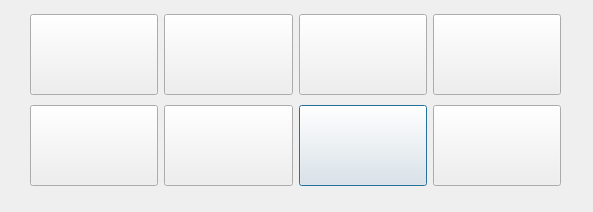
<?xml version="1.0" encoding="UTF-8"?>
<ui version="4.0">
 <class>AtomTemplate</class>
 <widget class="QDialog" name="AtomTemplate">
  <property name="geometry">
   <rect>
    <x>0</x>
    <y>0</y>
    <width>593</width>
    <height>212</height>
   </rect>
  </property>
  <property name="windowTitle">
   <string>Dialog</string>
  </property>
  <widget class="QWidget" name="layoutWidget">
   <property name="geometry">
    <rect>
     <x>30</x>
     <y>10</y>
     <width>531</width>
     <height>181</height>
    </rect>
   </property>
   <layout class="QGridLayout" name="gridLayout">
    <item row="1" column="2">
     <widget class="QPushButton" name="Frag7">
      <property name="minimumSize">
       <size>
        <width>81</width>
        <height>81</height>
       </size>
      </property>
      <property name="text">
       <string/>
      </property>
      <property name="icon">
       <iconset resource="../hmo.qrc">
        <normaloff>:/images/pentbipyr.png</normaloff>:/images/pentbipyr.png</iconset>
      </property>
      <property name="iconSize">
       <size>
        <width>80</width>
        <height>80</height>
       </size>
      </property>
     </widget>
    </item>
    <item row="0" column="2">
     <widget class="QPushButton" name="Frag3">
      <property name="enabled">
       <bool>true</bool>
      </property>
      <property name="minimumSize">
       <size>
        <width>81</width>
        <height>81</height>
       </size>
      </property>
      <property name="text">
       <string/>
      </property>
      <property name="icon">
       <iconset resource="../hmo.qrc">
        <normaloff>:/images/tet.png</normaloff>:/images/tet.png</iconset>
      </property>
      <property name="iconSize">
       <size>
        <width>80</width>
        <height>80</height>
       </size>
      </property>
     </widget>
    </item>
    <item row="0" column="1">
     <widget class="QPushButton" name="Frag2">
      <property name="enabled">
       <bool>true</bool>
      </property>
      <property name="minimumSize">
       <size>
        <width>81</width>
        <height>81</height>
       </size>
      </property>
      <property name="text">
       <string/>
      </property>
      <property name="icon">
       <iconset resource="../hmo.qrc">
        <normaloff>:/images/tetsss.png</normaloff>:/images/tetsss.png</iconset>
      </property>
      <property name="iconSize">
       <size>
        <width>80</width>
        <height>80</height>
       </size>
      </property>
     </widget>
    </item>
    <item row="1" column="0">
     <widget class="QPushButton" name="Frag5">
      <property name="enabled">
       <bool>true</bool>
      </property>
      <property name="minimumSize">
       <size>
        <width>81</width>
        <height>81</height>
       </size>
      </property>
      <property name="text">
       <string/>
      </property>
      <property name="icon">
       <iconset resource="../hmo.qrc">
        <normaloff>:/images/oct.png</normaloff>:/images/oct.png</iconset>
      </property>
      <property name="iconSize">
       <size>
        <width>80</width>
        <height>80</height>
       </size>
      </property>
     </widget>
    </item>
    <item row="0" column="0">
     <widget class="QPushButton" name="Frag1">
      <property name="minimumSize">
       <size>
        <width>81</width>
        <height>81</height>
       </size>
      </property>
      <property name="text">
       <string/>
      </property>
      <property name="icon">
       <iconset resource="../hmo.qrc">
        <normaloff>:/images/tripla.png</normaloff>:/images/tripla.png</iconset>
      </property>
      <property name="iconSize">
       <size>
        <width>80</width>
        <height>80</height>
       </size>
      </property>
     </widget>
    </item>
    <item row="1" column="1">
     <widget class="QPushButton" name="Frag6">
      <property name="minimumSize">
       <size>
        <width>81</width>
        <height>81</height>
       </size>
      </property>
      <property name="text">
       <string/>
      </property>
      <property name="icon">
       <iconset resource="../hmo.qrc">
        <normaloff>:/images/captrig.png</normaloff>:/images/captrig.png</iconset>
      </property>
      <property name="iconSize">
       <size>
        <width>80</width>
        <height>80</height>
       </size>
      </property>
     </widget>
    </item>
    <item row="0" column="3">
     <widget class="QPushButton" name="Frag4">
      <property name="minimumSize">
       <size>
        <width>81</width>
        <height>81</height>
       </size>
      </property>
      <property name="text">
       <string/>
      </property>
      <property name="icon">
       <iconset resource="../hmo.qrc">
        <normaloff>:/images/seesaw.png</normaloff>:/images/seesaw.png</iconset>
      </property>
      <property name="iconSize">
       <size>
        <width>80</width>
        <height>80</height>
       </size>
      </property>
     </widget>
    </item>
    <item row="1" column="3">
     <widget class="QPushButton" name="Frag8">
      <property name="minimumSize">
       <size>
        <width>81</width>
        <height>81</height>
       </size>
      </property>
      <property name="text">
       <string/>
      </property>
      <property name="icon">
       <iconset resource="../hmo.qrc">
        <normaloff>:/images/sqaprism.png</normaloff>:/images/sqaprism.png</iconset>
      </property>
      <property name="iconSize">
       <size>
        <width>80</width>
        <height>80</height>
       </size>
      </property>
     </widget>
    </item>
   </layout>
  </widget>
 </widget>
 <resources>
  <include location="../hmo.qrc"/>
 </resources>
 <connections/>
</ui>
